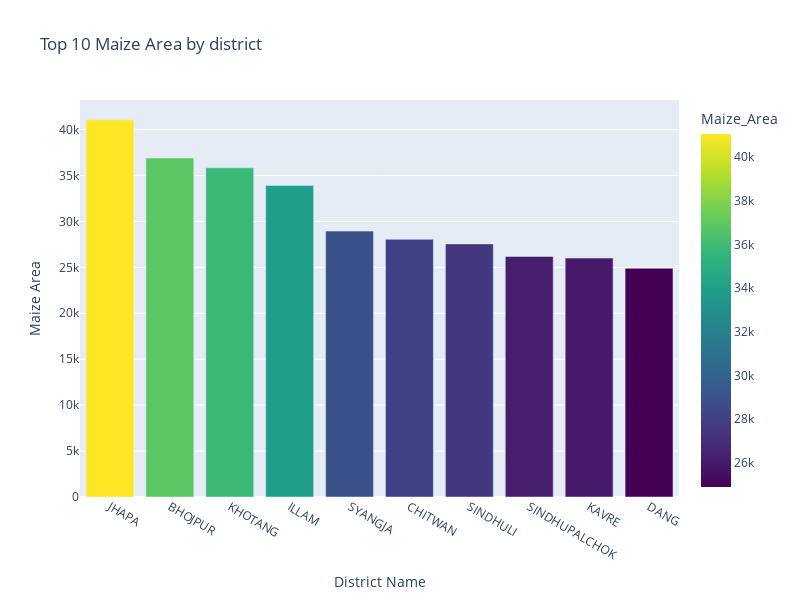

Notebook code for this chart:
### Code cell
fig=px.bar(maize_area, x='District', y='Maize_Area',title='Top 10 Maize Area by district',
          labels={'District Name':'District','Maize Area':'Maize_Area'},
           color='Maize_Area', color_continuous_scale='Viridis'
          )
fig.update_layout(xaxis_title='District Name', yaxis_title='Maize Area')
fig.update_layout(height=600, width=800)
fig.show()

### Figure 1 — Plotly figure (JSON) as saved in the notebook; plotly's stock layout.template omitted (floating-point values rounded to 4 significant figures)
{"data": [{"alignmentgroup": "True", "hovertemplate": "District=%{x}<br>Maize_Area=%{marker.color}<extra></extra>", "legendgroup": "", "marker": {"color": [41059, 36898, 35845, 33915, 28945, 28055, 27556, 26190, 26010, 24900], "coloraxis": "coloraxis", "pattern": {"shape": ""}}, "name": "", "offsetgroup": "", "orientation": "v", "showlegend": false, "textposition": "auto", "type": "bar", "x": ["JHAPA", "BHOJPUR", "KHOTANG", "ILLAM", "SYANGJA", "CHITWAN", "SINDHULI", "SINDHUPALCHOK", "KAVRE", "DANG"], "xaxis": "x", "y": [41059, 36898, 35845, 33915, 28945, 28055, 27556, 26190, 26010, 24900], "yaxis": "y"}], "layout": {"barmode": "relative", "coloraxis": {"colorbar": {"title": {"text": "Maize_Area"}}, "colorscale": [[0, "#440154"], [0.1111, "#482878"], [0.2222, "#3e4989"], [0.3333, "#31688e"], [0.4444, "#26828e"], [0.5556, "#1f9e89"], [0.6667, "#35b779"], [0.7778, "#6ece58"], [0.8889, "#b5de2b"], [1, "#fde725"]]}, "height": 600, "legend": {"tracegroupgap": 0}, "title": {"text": "Top 10 Maize Area by district"}, "width": 800, "xaxis": {"anchor": "y", "domain": [0, 1], "title": {"text": "District Name"}}, "yaxis": {"anchor": "x", "domain": [0, 1], "title": {"text": "Maize Area"}}}}
